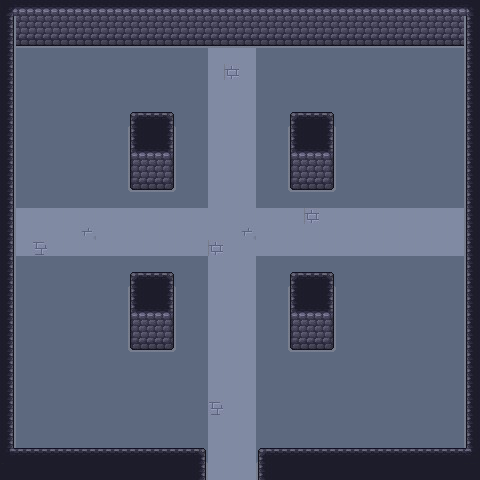

A level layout from a 2D game, rendered from its tile map. Below: a short description, then the map file with its tile-grid data intact:
An orthogonal 30x30 tile map with 16x16 px tiles, 2 tile layers (floor_level, walls_level).

<map version="1.10" tiledversion="1.12.2" orientation="orthogonal" renderorder="right-down" width="30" height="30" tilewidth="16" tileheight="16" infinite="0" nextlayerid="3" nextobjectid="1">
 <editorsettings>
  <export target="tomb.json" format="json" />
 </editorsettings>
 <tileset firstgid="1" name="tomb_walls_floors" tilewidth="16" tileheight="16" tilecount="299" columns="13">
  <grid orientation="orthogonal" width="60" height="60" />
  <image source="../img/tomb_walls_floor.png" width="208" height="368" />
 </tileset>
 <layer id="1" name="floor_level" width="30" height="30">
  <data encoding="csv">
132,132,132,132,132,132,132,132,132,132,132,132,132,132,132,132,132,132,132,132,132,132,132,132,132,132,132,132,132,132,
132,132,132,132,132,132,132,132,132,132,132,132,132,132,132,132,132,132,132,132,132,132,132,132,132,132,132,132,132,132,
132,132,132,132,132,132,132,132,132,132,132,132,132,132,132,132,132,132,132,132,132,132,132,132,132,132,132,132,132,132,
132,132,132,132,132,132,132,132,132,132,132,132,132,80,80,80,132,132,132,132,132,132,132,132,132,132,132,132,132,132,
132,132,132,132,132,132,132,132,132,132,132,132,132,80,285,80,132,132,132,132,132,132,132,132,132,132,132,132,132,132,
132,132,132,132,132,132,132,132,132,132,132,132,132,80,80,80,132,132,132,132,132,132,132,132,132,132,132,132,132,132,
132,132,132,132,132,132,132,132,132,132,132,132,132,80,80,80,132,132,132,132,132,132,132,132,132,132,132,132,132,132,
132,132,132,132,132,132,132,132,132,132,132,132,132,80,80,80,132,132,132,132,132,132,132,132,132,132,132,132,132,132,
132,132,132,132,132,132,132,132,132,132,132,132,132,80,80,80,132,132,132,132,132,132,132,132,132,132,132,132,132,132,
132,132,132,132,132,132,132,132,132,132,132,132,132,80,80,80,132,132,132,132,132,132,132,132,132,132,132,132,132,132,
132,132,132,132,132,132,132,132,132,132,132,132,132,80,80,80,132,132,132,132,132,132,132,132,132,132,132,132,132,132,
132,132,132,132,132,132,132,132,132,132,132,132,132,80,80,80,132,132,132,132,132,132,132,132,132,132,132,132,132,132,
132,132,132,132,132,132,132,132,132,132,132,132,132,80,80,80,132,132,132,132,132,132,132,132,132,132,132,132,132,132,
132,80,80,80,80,80,80,80,80,80,80,80,80,80,80,80,80,80,80,285,80,80,80,80,80,80,80,80,80,132,
132,80,80,80,80,299,80,80,80,80,80,80,80,80,80,299,80,80,80,80,80,80,80,80,80,80,80,80,80,132,
132,80,286,80,80,80,80,80,80,80,80,80,80,285,80,80,80,80,80,80,80,80,80,80,80,80,80,80,80,132,
132,132,132,132,132,132,132,132,132,132,132,132,132,80,80,80,132,132,132,132,132,132,132,132,132,132,132,132,132,132,
132,132,132,132,132,132,132,132,132,132,132,132,132,80,80,80,132,132,132,132,132,132,132,132,132,132,132,132,132,132,
132,132,132,132,132,132,132,132,132,132,132,132,132,80,80,80,132,132,132,132,132,132,132,132,132,132,132,132,132,132,
132,132,132,132,132,132,132,132,132,132,132,132,132,80,80,80,132,132,132,132,132,132,132,132,132,132,132,132,132,132,
132,132,132,132,132,132,132,132,132,132,132,132,132,80,80,80,132,132,132,132,132,132,132,132,132,132,132,132,132,132,
132,132,132,132,132,132,132,132,132,132,132,132,132,80,80,80,132,132,132,132,132,132,132,132,132,132,132,132,132,132,
132,132,132,132,132,132,132,132,132,132,132,132,132,80,80,80,132,132,132,132,132,132,132,132,132,132,132,132,132,132,
132,132,132,132,132,132,132,132,132,132,132,132,132,80,80,80,132,132,132,132,132,132,132,132,132,132,132,132,132,132,
132,132,132,132,132,132,132,132,132,132,132,132,132,80,80,80,132,132,132,132,132,132,132,132,132,132,132,132,132,132,
132,132,132,132,132,132,132,132,132,132,132,132,132,286,80,80,132,132,132,132,132,132,132,132,132,132,132,132,132,132,
132,132,132,132,132,132,132,132,132,132,132,132,132,80,80,80,132,132,132,132,132,132,132,132,132,132,132,132,132,132,
132,132,132,132,132,132,132,132,132,132,132,132,132,80,80,80,132,132,132,132,132,132,132,132,132,132,132,132,132,132,
132,132,132,132,132,132,132,132,132,132,132,132,132,80,80,80,132,132,132,132,132,132,132,132,132,132,132,132,132,132,
132,132,132,132,132,132,132,132,132,132,132,132,132,80,80,80,132,132,132,132,132,132,132,132,132,132,132,132,132,132
</data>
 </layer>
 <layer id="2" name="walls_level" width="30" height="30">
  <data encoding="csv">
4,28,28,28,28,28,28,28,28,28,28,28,28,28,28,28,28,28,28,28,28,28,28,28,28,28,28,28,28,6,
16,41,41,41,41,41,41,41,41,41,41,41,41,41,41,41,41,41,41,41,41,41,41,41,41,41,41,41,41,14,
16,54,54,54,54,54,54,54,54,54,54,54,54,54,54,54,54,54,54,54,54,54,54,54,54,54,54,54,54,14,
16,0,0,0,0,0,0,0,0,0,0,0,0,0,0,0,0,0,0,0,0,0,0,0,0,0,0,0,0,14,
16,0,0,0,0,0,0,0,0,0,0,0,0,0,0,0,0,0,0,0,0,0,0,0,0,0,0,0,0,14,
16,0,0,0,0,0,0,0,0,0,0,0,0,0,0,0,0,0,0,0,0,0,0,0,0,0,0,0,0,14,
16,0,0,0,0,0,0,0,0,0,0,0,0,0,0,0,0,0,0,0,0,0,0,0,0,0,0,0,0,14,
16,0,0,0,0,0,0,0,1,2,3,0,0,0,0,0,0,0,1,2,3,0,0,0,0,0,0,0,0,14,
16,0,0,0,0,0,0,0,14,15,16,0,0,0,0,0,0,0,14,15,16,0,0,0,0,0,0,0,0,14,
16,0,0,0,0,0,0,0,27,28,29,0,0,0,0,0,0,0,27,28,29,0,0,0,0,0,0,0,0,14,
16,0,0,0,0,0,0,0,40,41,42,0,0,0,0,0,0,0,40,41,42,0,0,0,0,0,0,0,0,14,
16,0,0,0,0,0,0,0,53,54,55,0,0,0,0,0,0,0,53,54,55,0,0,0,0,0,0,0,0,14,
16,0,0,0,0,0,0,0,0,0,0,0,0,0,0,0,0,0,0,0,0,0,0,0,0,0,0,0,0,14,
16,0,0,0,0,0,0,0,0,0,0,0,0,0,0,0,0,0,0,0,0,0,0,0,0,0,0,0,0,14,
16,0,0,0,0,0,0,0,0,0,0,0,0,0,0,0,0,0,0,0,0,0,0,0,0,0,0,0,0,14,
16,0,0,0,0,0,0,0,0,0,0,0,0,0,0,0,0,0,0,0,0,0,0,0,0,0,0,0,0,14,
16,0,0,0,0,0,0,0,0,0,0,0,0,0,0,0,0,0,0,0,0,0,0,0,0,0,0,0,0,14,
16,0,0,0,0,0,0,0,1,2,3,0,0,0,0,0,0,0,1,2,3,0,0,0,0,0,0,0,0,14,
16,0,0,0,0,0,0,0,14,15,16,0,0,0,0,0,0,0,14,15,16,0,0,0,0,0,0,0,0,14,
16,0,0,0,0,0,0,0,27,28,29,0,0,0,0,0,0,0,27,28,29,0,0,0,0,0,0,0,0,14,
16,0,0,0,0,0,0,0,40,41,42,0,0,0,0,0,0,0,40,41,42,0,0,0,0,0,0,0,0,14,
16,0,0,0,0,0,0,0,53,54,55,0,0,0,0,0,0,0,53,54,55,0,0,0,0,0,0,0,0,14,
16,0,0,0,0,0,0,0,0,0,0,0,0,0,0,0,0,0,0,0,0,0,0,0,0,0,0,0,0,14,
16,0,0,0,0,0,0,0,0,0,0,0,0,0,0,0,0,0,0,0,0,0,0,0,0,0,0,0,0,14,
16,0,0,0,0,0,0,0,0,0,0,0,0,0,0,0,0,0,0,0,0,0,0,0,0,0,0,0,0,14,
16,0,0,0,0,0,0,0,0,0,0,0,0,0,0,0,0,0,0,0,0,0,0,0,0,0,0,0,0,14,
16,0,0,0,0,0,0,0,0,0,0,0,0,0,0,0,0,0,0,0,0,0,0,0,0,0,0,0,0,14,
16,0,0,0,0,0,0,0,0,0,0,0,0,0,0,0,0,0,0,0,0,0,0,0,0,0,0,0,0,14,
43,2,2,2,2,2,2,2,2,2,2,2,3,0,0,0,1,2,2,2,2,2,2,2,2,2,2,2,2,45,
15,15,15,15,15,15,15,15,15,15,15,15,16,0,0,0,14,15,15,15,15,15,15,15,15,15,15,15,15,15
</data>
 </layer>
</map>
